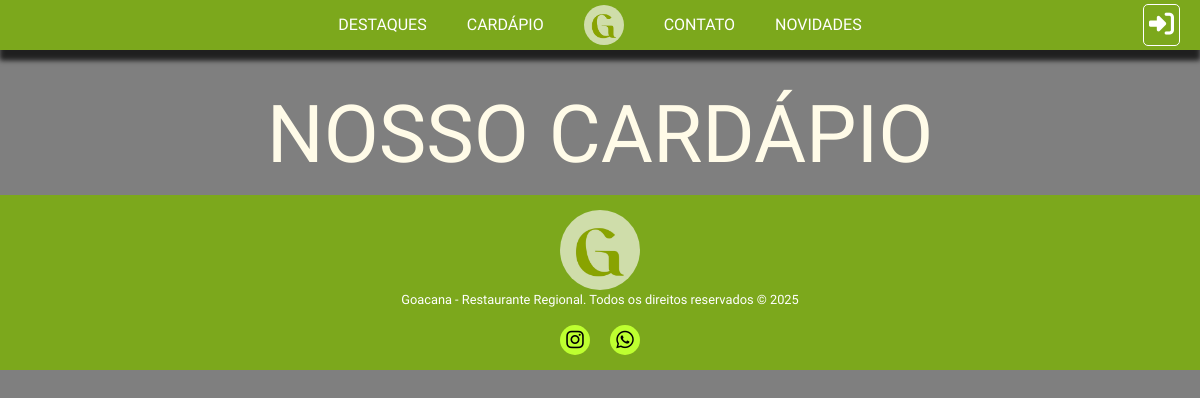
The page /cardv2 on the database as committed earlier.
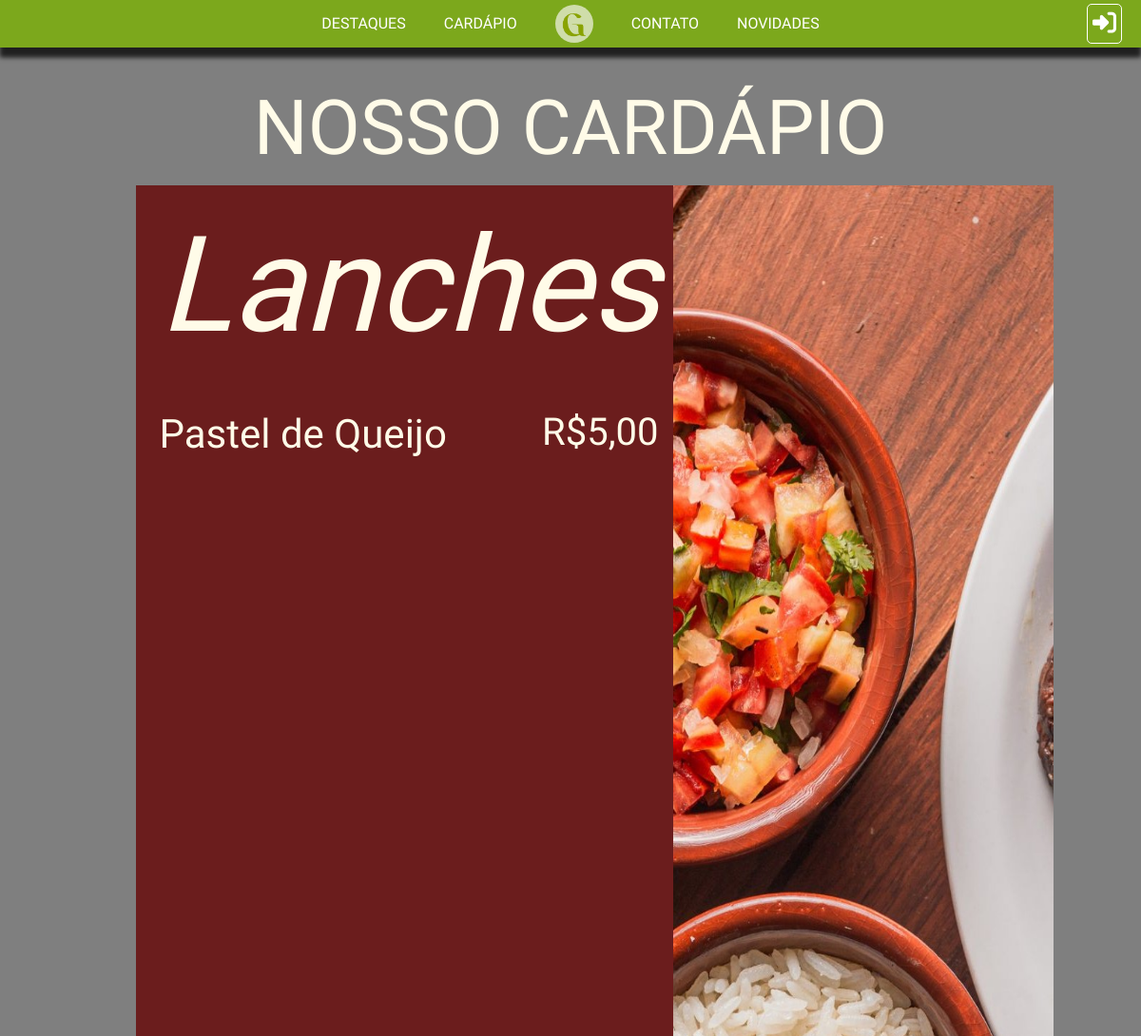
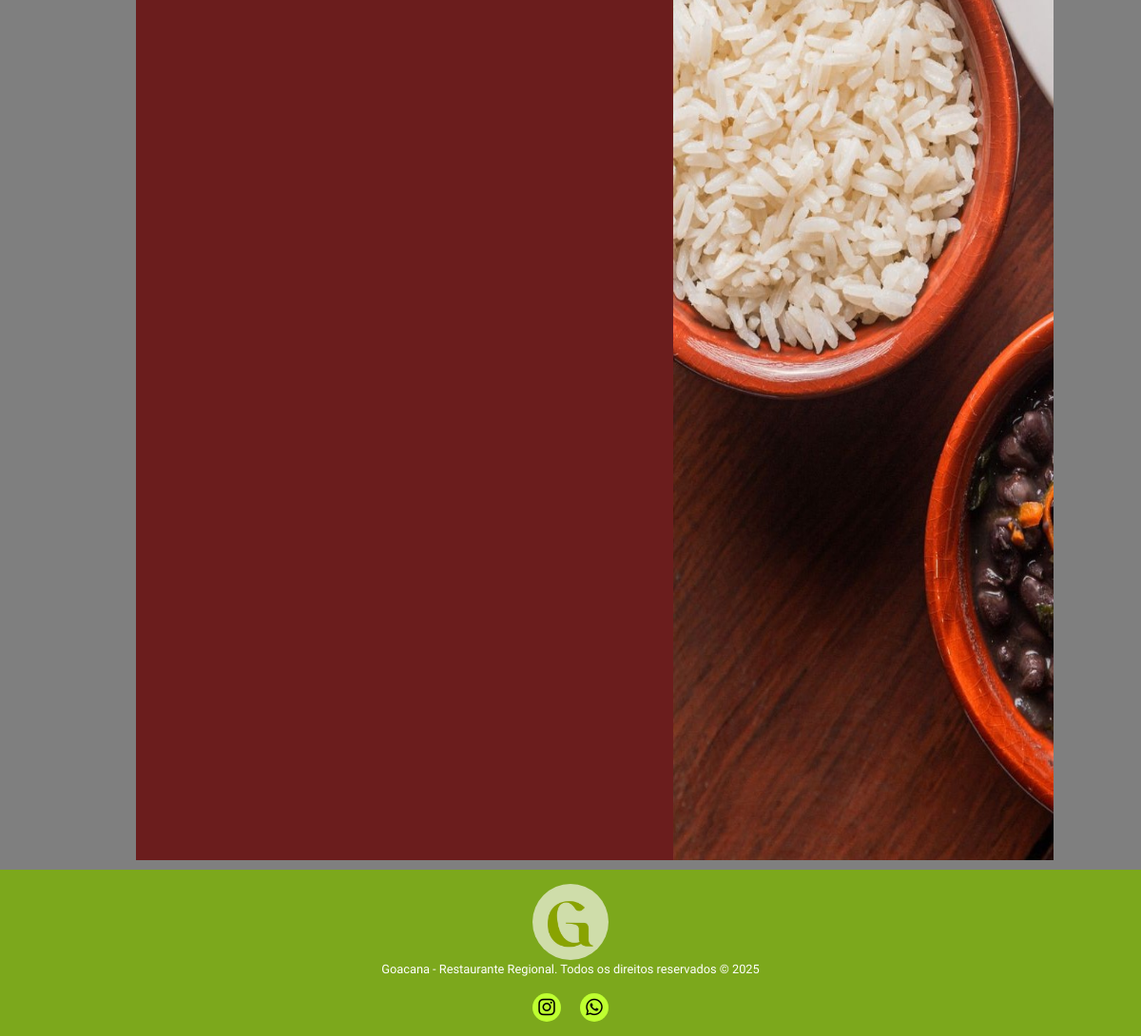
The same page on the database as committed later (2 pictures, top to bottom).
### core/models.py (models this page shows, shortened)
class TB_CATEGORIAS(models.Model):
    Nome = models.CharField(max_length=45)
    Ordem = models.IntegerField()

class TB_PRATOS(models.Model):
    Nome = models.CharField(max_length=45, null=False)
    Disponibilidade = models.BooleanField(default=True)
    Destaque = models.BooleanField(default=False)
    Preco = models.DecimalField(null=False, decimal_places=2, max_digits=6)
    Imagem = models.ImageField(upload_to='pratos/', null=True, blank=True)
    Categoria = models.ForeignKey('TB_CATEGORIAS', on_delete=models.PROTECT, null=False)

### core/views.py (the view)
# urls.py: path('cardv2', cardv2, name='cardv2'),
def cardv2 (request):
    lista_pratos = TB_PRATOS.objects.filter(Disponibilidade=True)
    lista_cat_pratos = TB_PRATOS.objects.filter(Disponibilidade=True).values_list('Categoria_id', flat=True)
    lista_cat = TB_CATEGORIAS.objects.all().order_by('Ordem')
    acomp = TB_ACOMPANHAMENTOS.objects.all
    randomn = []
    for cat in lista_cat:
        randomn.append(random.randint(1,3))
    contexto = {'lista_pratos': lista_pratos, 'lista_cat': lista_cat, 'acomp': acomp, 'active': lista_cat_pratos, 'aleatorio': randomn}
    return render (request, 'cardv2.html', contexto)

### core/templates/cardv2.html (shortened to what this page needs)
{% extends 'base/base.html' %}
{% load static %}
{% block 'header' %}
<link rel="stylesheet" href="{% static 'CSS/cardapiodos.css' %}">
{% endblock %}
{% block 'content' %}
<div class="titulo-principal">NOSSO CARDÁPIO</div>
{% for cat in lista_cat %}
    {% if cat.id in active %}
    <div class="container1">
        <div class="info-side">
            <div class="titulo">{{ cat.Nome }}</div>
            {% for prato in lista_pratos %}
                {% if prato.Categoria_id == cat.id %}
                    <div class="comida">
                        <div class="titulo-comidas">{{ prato.Nome }}<p>R${{ prato.Preco }}</p></div>
                    </div>
                {% endif %}
            {% endfor %}
        </div>
        <div class="imagem">
            <img class="pag2" width="400px" height="1800px" src="{% static 'images/pag2.jpg' %}">
        </div>
    </div>
    {% endif %}
{% endfor %}
{% endblock %}

### core/templates/base/base.html (shortened to what this page needs)
{% load static %}
<!DOCTYPE html>
<html>
<head>
    <link rel='stylesheet' type='text/css' media='screen' href="{% static 'CSS/geral.css' %}">
    <link href="https://cdn.jsdelivr.net/npm/bootstrap@5.3.7/dist/css/bootstrap.min.css" rel="stylesheet">
    {% block 'header' %}
    {% endblock %}
</head>
<body>
    {% include './menu.html' %}
    {% block 'content' %}
    {% endblock %}
    {% include './rodape.html' %}
</body>
</html>

### core/templates/base/menu.html (shortened to what this page needs)
{% load static %}
<div class="nav">
    <div class="main-bar">
        <a href="{% url 'index' %}#destaques" id="card" class="mainlink">DESTAQUES</a>
        <a href="{% url 'cardv2' %}" id="card" class="mainlink">CARDÁPIO</a>
        <a href="{% url 'index' %}" id="logo"><img src="{% static '/images/GoacLogo.png' %}" alt="" id="logo"></a>
        <a href="{% url 'contato' %}" class="mainlink">CONTATO</a>
        <a href="{% url 'index' %}#nov" id="card" class="mainlink">NOVIDADES</a>
        <a href="{% url 'login' %}" id="login" class="mainlink">
            {% if user.is_authenticated %}
                <i class="fa-solid fa-user"></i>
            {% else %}
                <i class="fa-solid fa-right-to-bracket"></i>
            {% endif %}
        </a>
    </div>
</div>

### core/templates/base/rodape.html
{% load static %}
<div class="footer">
    <div>
        <img src="{% static '/images/GoacLogo.png' %}" alt="">
    </div>
    <p>Goacana - Restaurante Regional. Todos os direitos reservados &copy; 2025</p>
    <div class="media">
        <a href="https://www.instagram.com/goacanarestaurante?utm_source=ig_web_button_share_sheet&igsh=MWtqMmFtd2IzYm0zaQ==">
            <i class="fa-brands fa-instagram"></i>
        </a>
        <a href="https://api.whatsapp.com/send/?phone=558491061685&text&type=phone_number&app_absent=0">
            <i class="fa-brands fa-whatsapp"></i>
        </a>
    </div>
</div>

### core/static/CSS/geral.css (style rules this page uses)
* { box-sizing: border-box !important; }
html { scroll-behavior: smooth; overflow-x: hidden; }
body { margin: 0; font-family: "IM Fell English", serif !important; overflow-x: hidden; }

### core/static/CSS/cardapiodos.css (style rules this page uses)
body { background: linear-gradient(rgba(0, 0, 0, 0.5), rgba(0, 0, 0, 0.5)), url('../images/IndexBanner.jpg'); background-repeat: repeat; }
.titulo { width: 615px; color: rgb(255, 251, 232); text-align: left; font-family: "Lavishly Yours", cursive; font-style: italic; padding-left: 75px; font-size: 140px; padding-bottom: 20px; }
.titulo-principal { text-align: center; justify-content: center; margin-top: 75px; color: rgb(255, 251, 232); font-size: 80px; font-family: "IM Fell Double Pica", serif; }
.comida { min-width: 500px; margin-left: 75px; margin-bottom: 20px; }
.container1 { background-color: #6b1d1d; display: flex; justify-content: center; margin: 0 auto; margin-bottom: 10px; width: 915px; }

Rows that differ between the two databases and show on the page:
added TB_CATEGORIAS: Nome "Lanches"
added TB_PRATOS: Nome "Pastel de Queijo", Preco "5,00"
